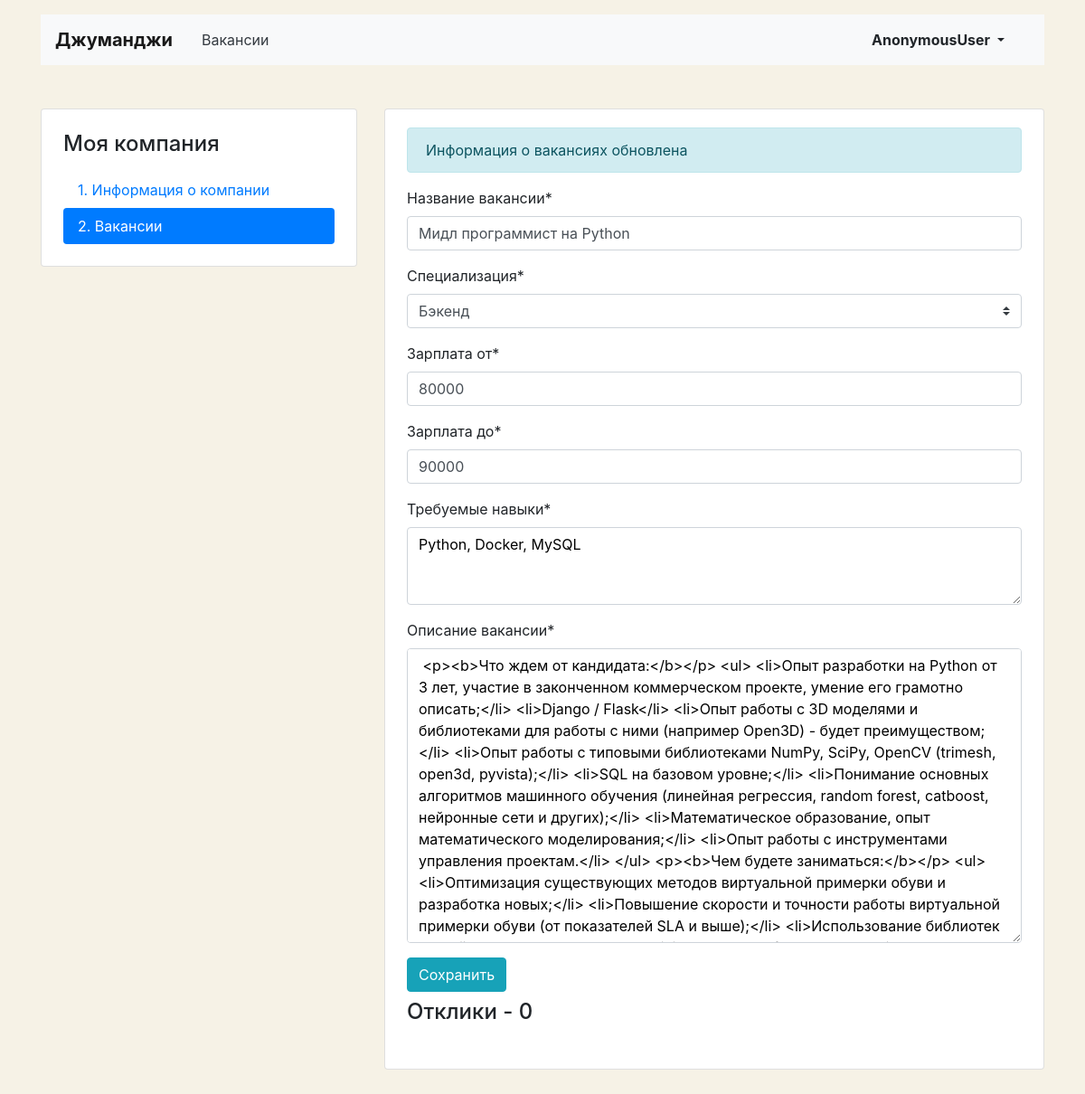
Before: /mycompany/vacancies/update/18/ with the older database file.
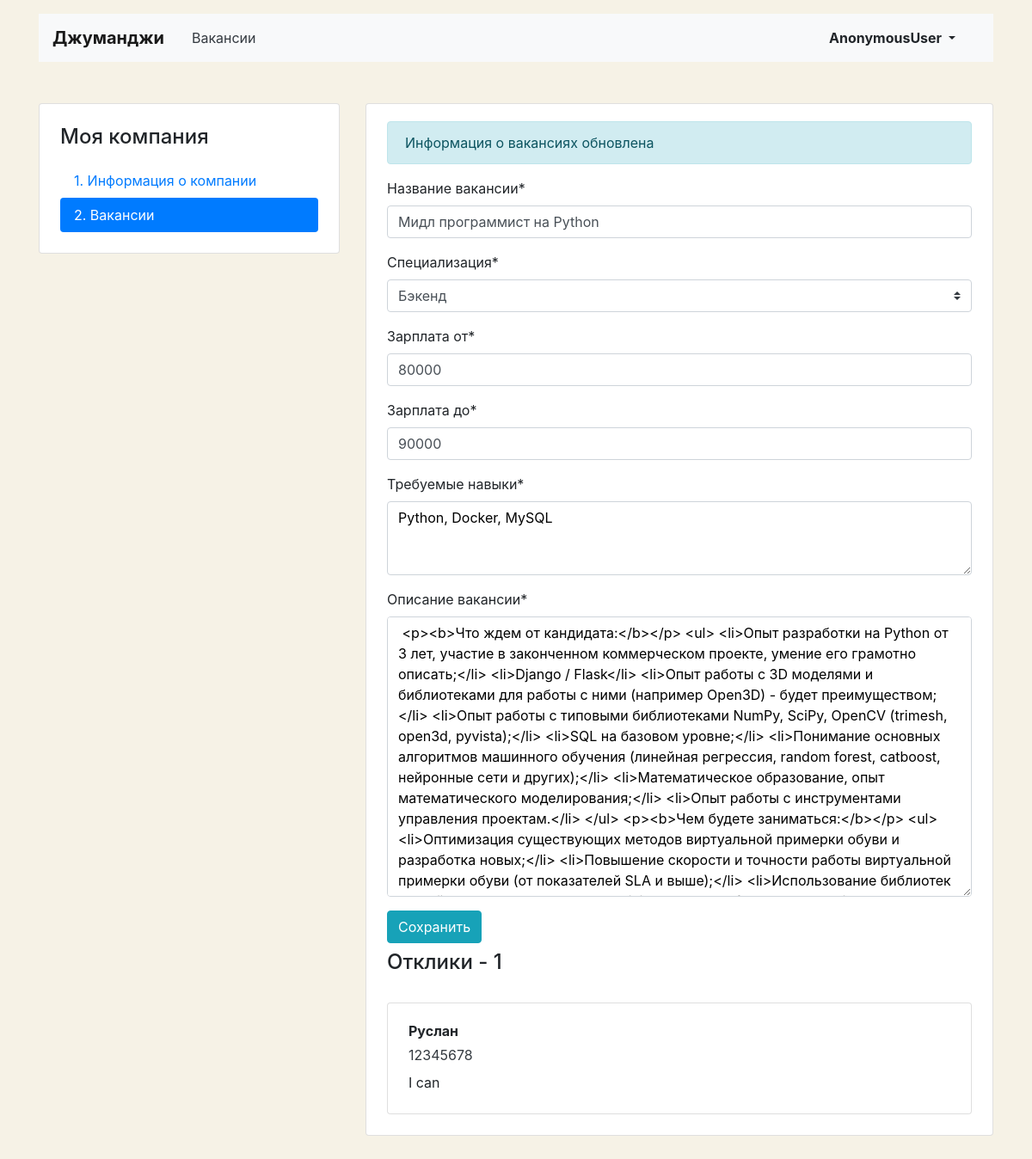
After: the same page with the newer database file.
### vacancies/models.py (models this page shows, shortened)
class Vacancy(models.Model):
    title = models.CharField(max_length=64)
    specialty = models.ForeignKey(Specialty, on_delete=models.CASCADE, related_name='vacancies')
    company = models.ForeignKey(Company, on_delete=models.CASCADE, related_name='vacancies')
    skills = models.TextField()
    description = models.TextField()
    salary_min = models.IntegerField()
    salary_max = models.IntegerField()
    published_at = models.DateTimeField()

class Specialty(models.Model):
    code = models.CharField(max_length=64)
    title = models.CharField(max_length=64)
    picture = models.ImageField(upload_to='specialty_pictures', height_field='height_field',
                                width_field='width_field')
    height_field = models.PositiveIntegerField(default=150)
    width_field = models.PositiveIntegerField(default=150)
    def __str__(self):
        return f'{self.title}'

class Application(models.Model):
    written_username = models.CharField(max_length=128)
    written_phone = models.CharField(max_length=15)
    written_cover_letter = models.TextField()
    vacancy = models.ForeignKey(Vacancy, related_name='applications', on_delete=models.CASCADE)
    user = models.ForeignKey(User, related_name='applications', on_delete=models.CASCADE)

### vacancies/views.py (the view, shortened to what this page needs)
# urls.py: path('mycompany/vacancies/update/<int:pk>/', MyVacancyUpdateView.as_view(),
class MyVacancyUpdateView(UpdateView):
    template_name = 'vacancies/vacancy-edit.html'
    model = Vacancy
    form_class = MyVacancyForm

### templates/vacancies/vacancy-edit.html (shortened to what this page needs)
{% extends 'vacancies/base_company.html' %}
{% block menu %}
<div class="col-12 col-lg-4">
        <aside class="pt-3 pb-4 px-4 mb-5 card">
          <h1 class="h4 pt-2 pb-2">Моя компания</h1>
          {% url 'my_vacancy_create' as my_vac_cr %}
            {% url 'my_vacancy_update' as my_vac_up %}
          <div class="nav flex-column nav-pills">
            <a class="nav-link" href="{% url 'my_company' %}">1. Информация о&nbsp;компании</a>
            <a class="nav-link active" href="{% url 'my_vacancies' %}">2. Вакансии</a>
          </div>
        </aside>
</div>
{% endblock %}
{% block content %}
{% url 'my_vacancy_create' as my_vac_cr %}
<section>
     {% if request.path != my_vac_cr %}
<p class="alert alert-info" role="alert">Информация о вакансиях обновлена</p>
    {% endif %}
{% load crispy_forms_tags %}
    {% crispy form %}
            {% if request.path != my_vac_cr %}
              <h2 class="h4 pt-2 pb-3">Отклики - {{ object.applications.all|length }}</h2>
                {% for application in object.applications.all %}
              <div class="card mt-3">
                <div class="card-body px-4">
                  <p class="mb-1 font-weight-bold">{{ application.written_username }}</p>
                  <p class="mb-2"><a href="tel:{{ application.written_phone }}" class="text-dark">{{ application.written_phone }}</a></p>
                  <p class="mb-1">{{ application.written_cover_letter }}</p>
                </div>
              </div>
                {% endfor %}
            </section>
{% endif %}
{% endblock %}

Changed rows visible on the page:
computed for Vacancy "Бэкенд": applications.all|length "0" → "1"
added Application: written_username "Руслан", written_phone "12345678", written_cover_letter "I can"
